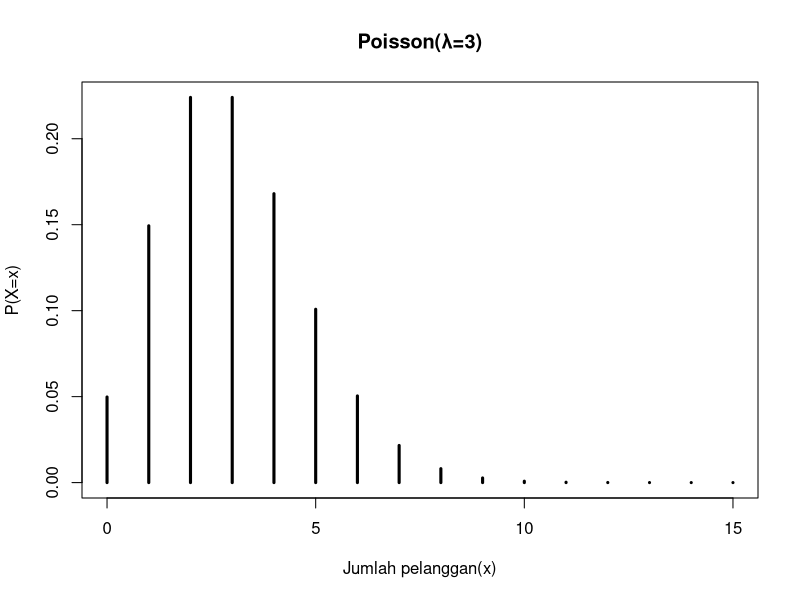
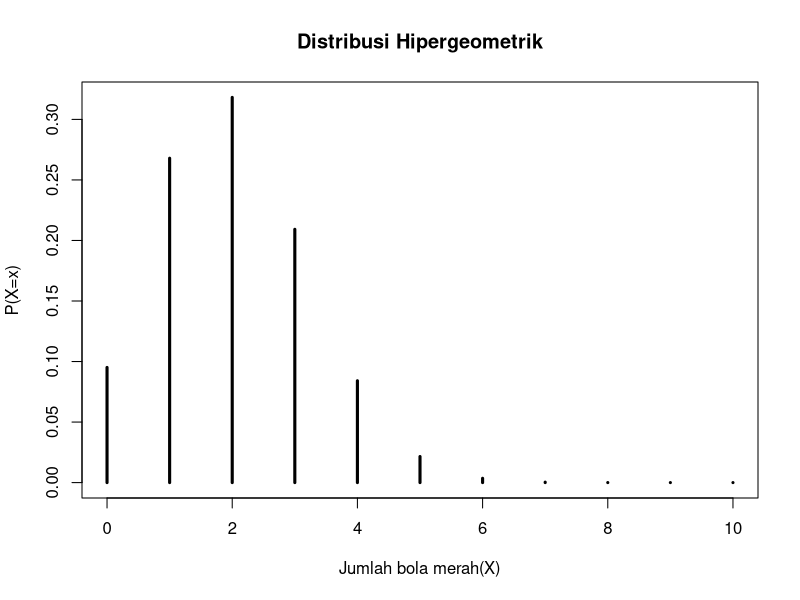
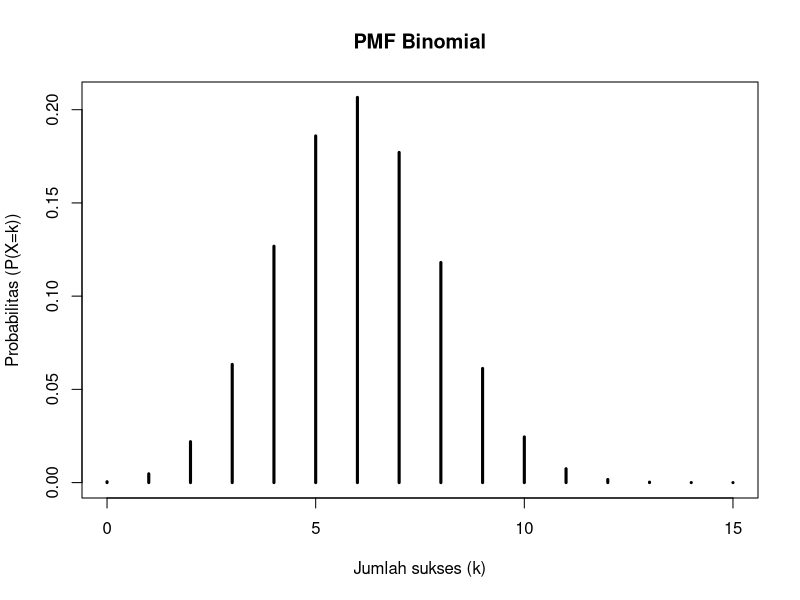
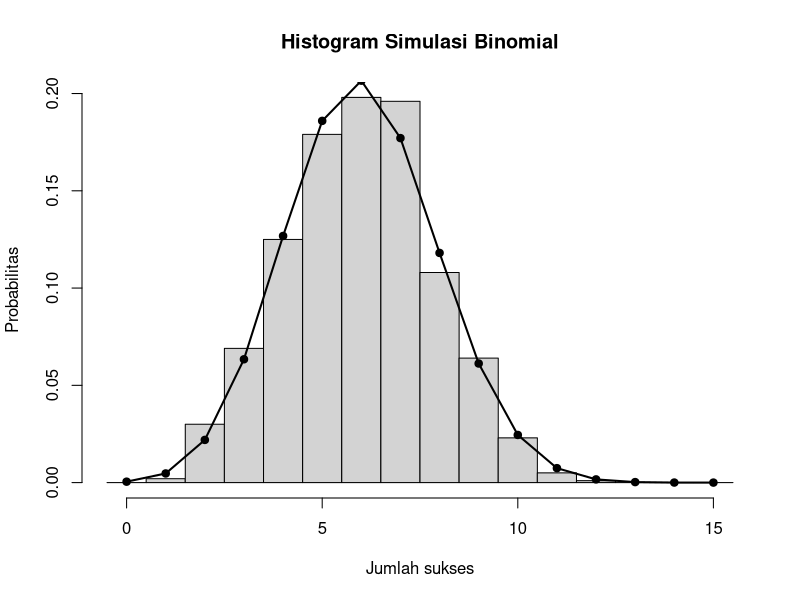

Write the R code that produced these figures, in order.
## ---- chunk 1
knitr::opts_chunk$set(echo = TRUE)
## ---- chunk 2
lambda <- 3
x <- 0:15
x

#Mencari P(X≥5)
P_x_lebih_5 <- 1 - ppois(4, lambda)
P_x_lebih_5


pmf <- dpois(x, lambda)

plot(x, pmf, type='h', lwd=3, main='Poisson(λ=3)', xlab='Jumlah pelanggan(x)', ylab='P(X=x)')
## ---- chunk 3
# Parameter
N <- 100
K <- 20
n <- 10

# Nilai X yang mungkin
x <- 0:n

# PMF Hipergeometrik
pmf <- dhyper(
  x,
  m = K,
  n = N - K,
  k = n
)

# Menampilkan tabel
data.frame(
  x = x,
  P = pmf
)

# Plot PMF
plot(x, pmf, type = "h", lwd = 3,
     main = "Distribusi Hipergeometrik",
     xlab = "Jumlah bola merah(X)",
     ylab = "P(X=x)")
## ---- chunk 4
# Parameter Binomial
n <- 15
p <- 0.4

# Simulasi 1.000 percobaan
set.seed(2026)

hasil <- rbinom(
  1000,
  size = n,
  prob = p
)

# PMF teoretis
x <- 0:n

pmf <- dbinom(
  x,
  size = n,
  prob = p
)
plot(x, pmf, type = "h", lwd = 3,
     main = "PMF Binomial",
     xlab = "Jumlah sukses (k)",
     ylab="Probabilitas (P(X=k))")

# Histogram hasil simulasi
hist(
  hasil,
  breaks = seq(-0.5, 15.5, by = 1),
  probability = TRUE,
  main = "Histogram Simulasi Binomial",
  xlab = "Jumlah sukses",
  ylab = "Probabilitas"
)

# PMF teoretis ke histogram
points(x, pmf, pch = 19)
lines(x, pmf, lwd = 2)
